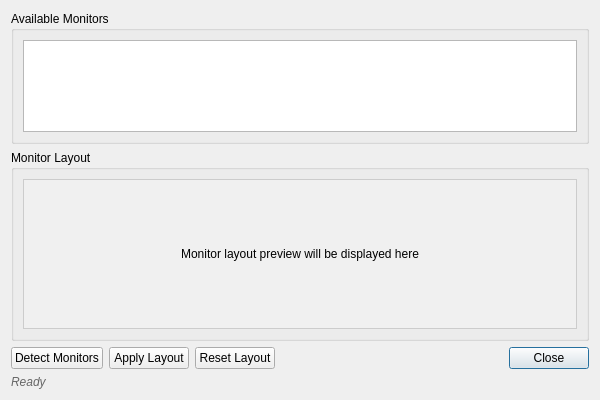
<?xml version="1.0" encoding="UTF-8"?>
<ui version="4.0">
 <class>MonitorDialog</class>
 <widget class="QDialog" name="MonitorDialog">
  <property name="geometry">
   <rect>
    <x>0</x>
    <y>0</y>
    <width>600</width>
    <height>400</height>
   </rect>
  </property>
  <property name="windowTitle">
   <string>Multi-Monitor Configuration</string>
  </property>
  <property name="modal">
   <bool>false</bool>
  </property>
  <layout class="QVBoxLayout" name="verticalLayout">
   <item>
    <widget class="QGroupBox" name="groupBoxMonitors">
     <property name="title">
      <string>Available Monitors</string>
     </property>
     <layout class="QVBoxLayout" name="verticalLayout_2">
      <item>
       <widget class="QListWidget" name="monitorList">
        <property name="alternatingRowColors">
         <bool>true</bool>
        </property>
       </widget>
      </item>
     </layout>
    </widget>
   </item>
   <item>
    <widget class="QGroupBox" name="groupBoxLayout">
     <property name="title">
      <string>Monitor Layout</string>
     </property>
     <layout class="QVBoxLayout" name="verticalLayout_3">
      <item>
       <widget class="QLabel" name="layoutPlaceholder">
        <property name="text">
         <string>Monitor layout preview will be displayed here</string>
        </property>
        <property name="alignment">
         <set>Qt::AlignCenter</set>
        </property>
        <property name="minimumSize">
         <size>
          <width>0</width>
          <height>150</height>
         </size>
        </property>
        <property name="styleSheet">
         <string notr="true">background-color: #f0f0f0; border: 1px solid #ccc;</string>
        </property>
       </widget>
      </item>
     </layout>
    </widget>
   </item>
   <item>
    <layout class="QHBoxLayout" name="horizontalLayout">
     <item>
      <widget class="QPushButton" name="detectMonitorsButton">
       <property name="text">
        <string>Detect Monitors</string>
       </property>
      </widget>
     </item>
     <item>
      <widget class="QPushButton" name="applyLayoutButton">
       <property name="text">
        <string>Apply Layout</string>
       </property>
      </widget>
     </item>
     <item>
      <widget class="QPushButton" name="resetLayoutButton">
       <property name="text">
        <string>Reset Layout</string>
       </property>
      </widget>
     </item>
     <item>
      <spacer name="horizontalSpacer">
       <property name="orientation">
        <enum>Qt::Horizontal</enum>
       </property>
       <property name="sizeHint" stdset="0">
        <size>
         <width>40</width>
         <height>20</height>
        </size>
       </property>
      </spacer>
     </item>
     <item>
      <widget class="QPushButton" name="closeButton">
       <property name="text">
        <string>Close</string>
       </property>
       <property name="default">
        <bool>true</bool>
       </property>
      </widget>
     </item>
    </layout>
   </item>
   <item>
    <widget class="QLabel" name="statusLabel">
     <property name="text">
      <string>Ready</string>
     </property>
     <property name="styleSheet">
      <string notr="true">color: #666; font-style: italic;</string>
     </property>
    </widget>
   </item>
  </layout>
 </widget>
 <resources/>
 <connections/>
</ui> 
